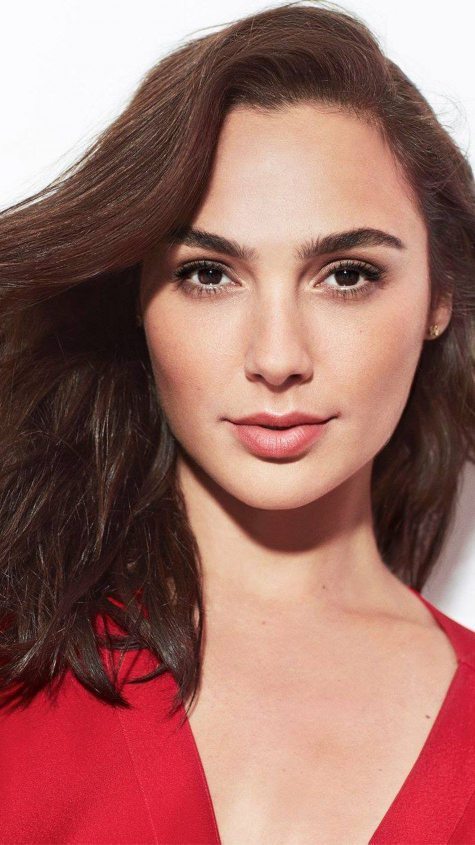
#> input picture Resources/gal.png, 950 x 1689 px (shown at 1/2 size)
$ python chapter3.py
#> lines starting #> are read from the running program, lines starting #| are printed output that depends on the picture
import cv2
import numpy as np

"""
Chapter 3 -
Resizing and cropping an image
"""
img = cv2.imread("Resources/gal.png")
#> img is the input picture: shape (1689, 950, 3); mean B, G, R 103.1, 110.6, 158.8
print(img.shape)
#| (1689, 950, 3)

imgResize = cv2.resize(img, (500, 750))     # (width,height)
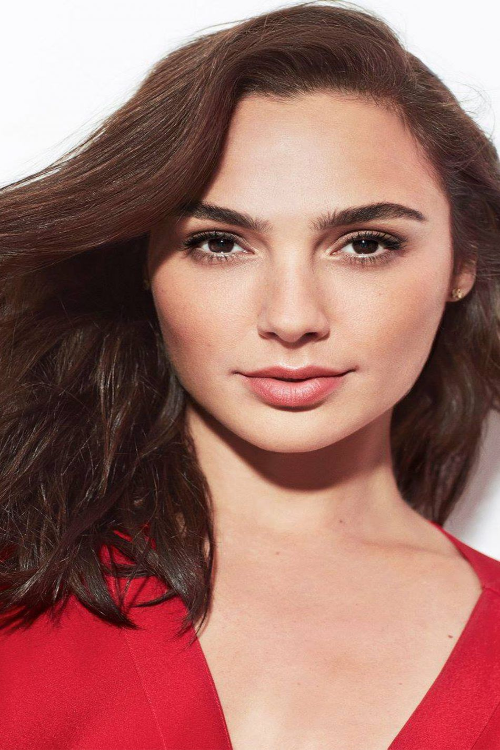
#> imgResize: shape (750, 500, 3); mean B, G, R 103, 110.5, 158.6
print(imgResize.shape)
#| (750, 500, 3)

imgCropped = img[100:800, 300:800]    # [height, width]
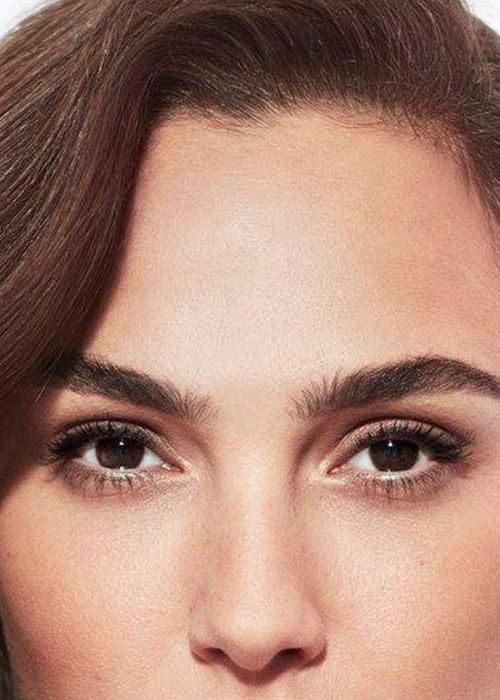
#> imgCropped: shape (700, 500, 3); mean B, G, R 114.7, 131, 171.1


cv2.imshow("Image", img)
cv2.imshow("Image Resize", imgResize)
cv2.imshow("Image Cropped", imgCropped)

cv2.waitKey(0)
